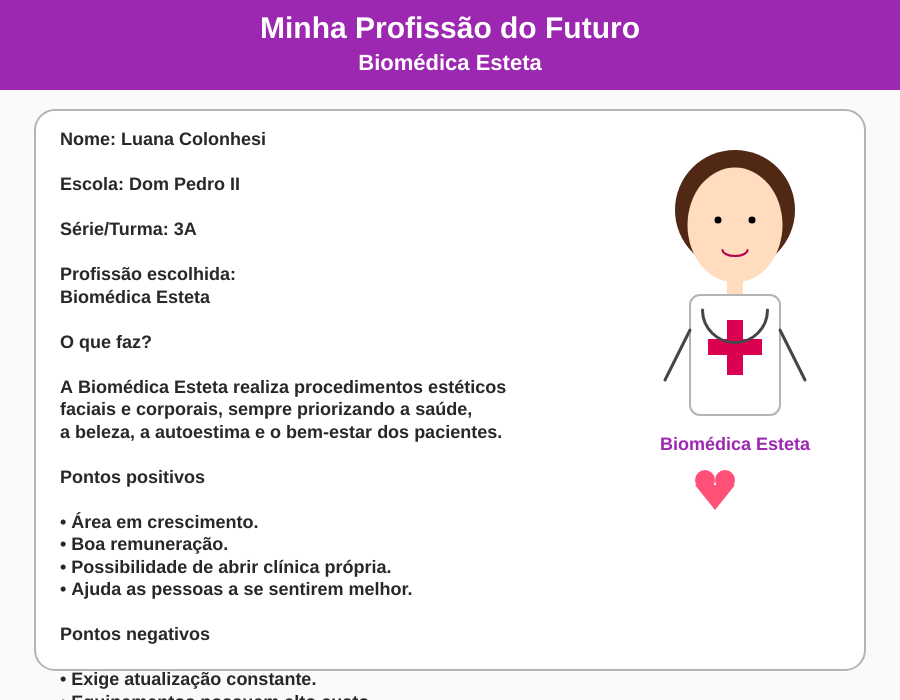
Frame 1 (no input)
Frame 60 (no input): identical to frame 1, image omitted
Frame 120 (the mouse pressed at the canvas centre since frame 60): identical to frame 1, image omitted

The p5.js sketch that drew this single still picture (run headless with seeded random() and noise() and a simulated clock; from frame 60 on, the mouse is pressed at the canvas centre):

// p5.js sketch
// ── sketch.js
function setup() {
  createCanvas(900, 700);
  background(250);

  desenharCabecalho();
  desenharCaixa();
  desenharTexto();
  desenharBiomedica();
}

function draw() {

}

function desenharCabecalho() {
  fill(156, 39, 176);
  noStroke();
  rect(0, 0, width, 90);

  fill(255);
  textAlign(CENTER);
  textSize(30);
  textStyle(BOLD);
  text("Minha Profissão do Futuro", width / 2, 38);

  textSize(22);
  text("Biomédica Esteta", width / 2, 70);
}

function desenharCaixa() {
  fill(255);
  stroke(180);
  strokeWeight(2);
  rect(35, 110, 830, 560, 20);
}

function desenharTexto() {

  noStroke();
  fill(40);
  textAlign(LEFT);
  textSize(18);

  let texto =
`Nome: Luana Colonhesi

Escola: Dom Pedro II

Série/Turma: 3A

Profissão escolhida:
Biomédica Esteta

O que faz?

A Biomédica Esteta realiza procedimentos estéticos
faciais e corporais, sempre priorizando a saúde,
a beleza, a autoestima e o bem-estar dos pacientes.

Pontos positivos

• Área em crescimento.
• Boa remuneração.
• Possibilidade de abrir clínica própria.
• Ajuda as pessoas a se sentirem melhor.

Pontos negativos

• Exige atualização constante.
• Equipamentos possuem alto custo.
• Grande responsabilidade profissional.

Motivo da escolha

Escolhi essa profissão porque gosto da área da saúde
e da estética. Quero trabalhar ajudando as pessoas
a melhorarem sua autoestima e qualidade de vida
por meio de procedimentos seguros e responsáveis.`;

  text(texto, 60, 145);
}

function desenharBiomedica() {

  // Cabelo
  fill(80,40,20);
  ellipse(735,210,120);

  // Cabeça
  fill(255,220,190);
  ellipse(735,225,95,115);

  // Olhos
  fill(0);
  ellipse(718,220,7);
  ellipse(752,220,7);

  // Boca
  stroke(180,0,80);
  strokeWeight(2);
  noFill();
  arc(735,250,25,12,0,PI);

  // Pescoço
  noStroke();
  fill(255,220,190);
  rect(727,280,16,18);

  // Jaleco
  fill(255);
  stroke(180);
  rect(690,295,90,120,10);

  // Cruz
  fill(220,0,80);
  noStroke();
  rect(727,320,16,55);
  rect(708,339,54,16);

  // Estetoscópio
  noFill();
  stroke(70);
  strokeWeight(3);
  arc(735,310,65,65,0,PI);

  // Braços
  line(690,330,665,380);
  line(780,330,805,380);

  // Texto
  noStroke();
  fill(156,39,176);
  textAlign(CENTER);
  textSize(18);
  text("Biomédica Esteta",735,450);

  // Coração
  fill(255,80,120);
  ellipse(705,480,20);
  ellipse(725,480,20);
  triangle(695,485,735,485,715,510);
}

// ── style.css
html, body {
  margin: 0;
  padding: 0;
  background: linear-gradient(135deg, #f8e8ff, #fce4ec);
  display: flex;
  justify-content: center;
  align-items: center;
  min-height: 100vh;
  font-family: Arial, Helvetica, sans-serif;
}

canvas {
  border-radius: 20px;
  box-shadow: 0 8px 20px rgba(0,0,0,0.25);
}
